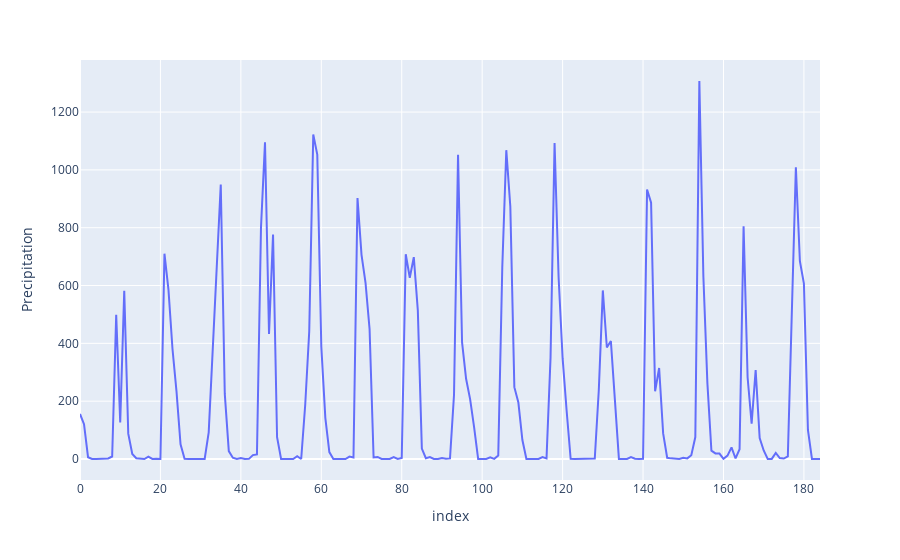

The code cell stored with this chart in its notebook:
### Code cell
import plotly.express as px
import numpy as np

fig = px.line(pd.DataFrame({"index":np.arange(len(targets)), "Precipitation": targets}), x="index", y="Precipitation", title='')
fig.show()

### Figure 1 — Plotly figure (JSON) as saved in the notebook; plotly's stock layout.template omitted (floating-point values rounded to 4 significant figures; data arrays with more than 128 entries replaced by an {"elided": "..."} marker saying what was removed)
{"data": [{"hovertemplate": "index=%{x}<br>Precipitation=%{y}<extra></extra>", "legendgroup": "", "line": {"color": "#636efa", "dash": "solid"}, "marker": {"symbol": "circle"}, "mode": "lines", "name": "", "orientation": "v", "showlegend": false, "type": "scatter", "x": {"elided": "185 int values"}, "xaxis": "x", "y": {"elided": "185 float values"}, "yaxis": "y"}], "layout": {"legend": {"tracegroupgap": 0}, "margin": {"t": 60}, "xaxis": {"anchor": "y", "domain": [0, 1], "title": {"text": "index"}}, "yaxis": {"anchor": "x", "domain": [0, 1], "title": {"text": "Precipitation"}}}}
